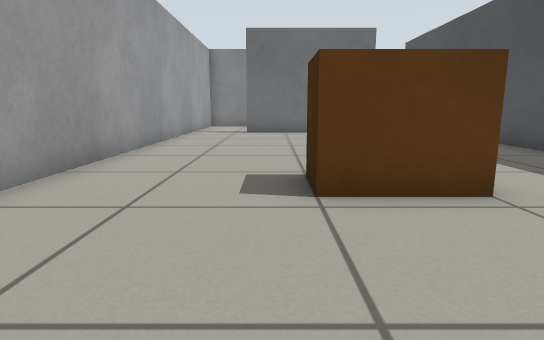
View 1 (above)

16 first-person views from a walk through a robot-simulator world made for Gazebo. The camera is 0.5 m above the floor, tilts 10° down and sees 75° across. The floor is counted in squares, 0.5 m on a side. Each view is taken from the middle of a square. On the plan, view 1 faces up. The plan holds only what a view shows up to about 13 squares ahead; the rest is blank.

View 2
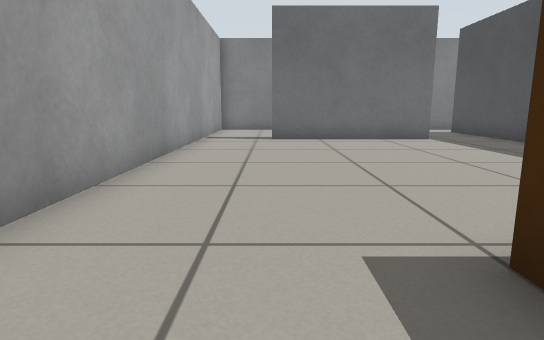

View 3
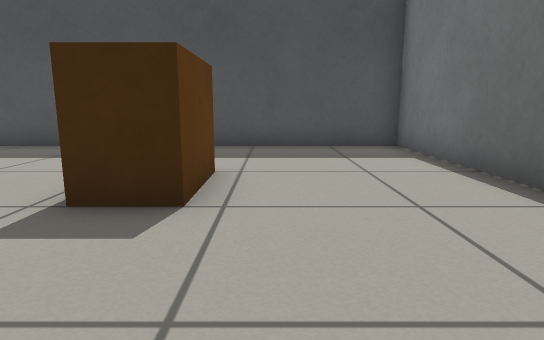

View 4
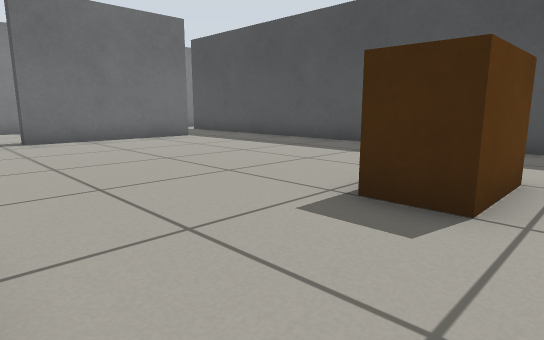

View 5
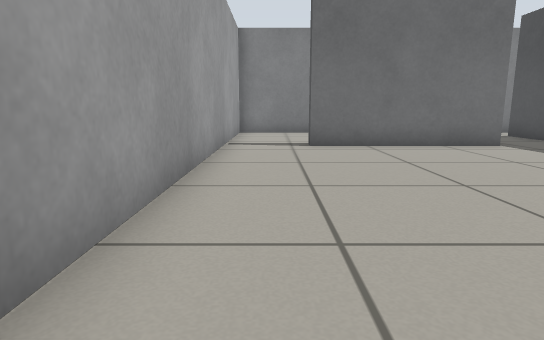

View 6
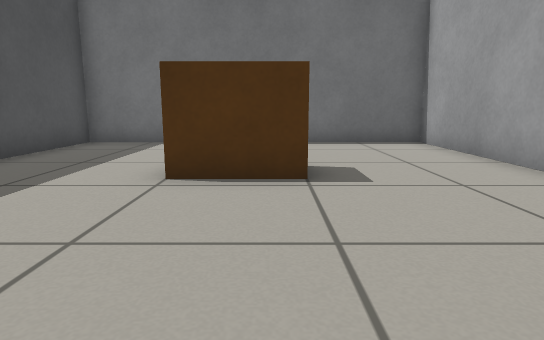

View 7
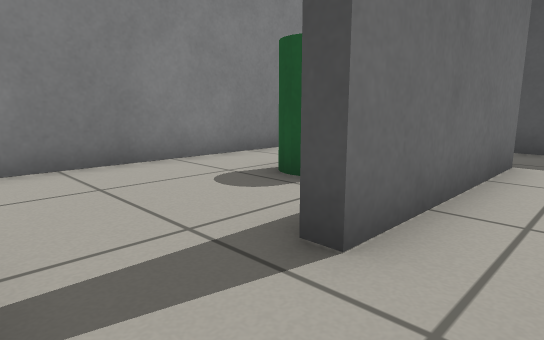

View 8
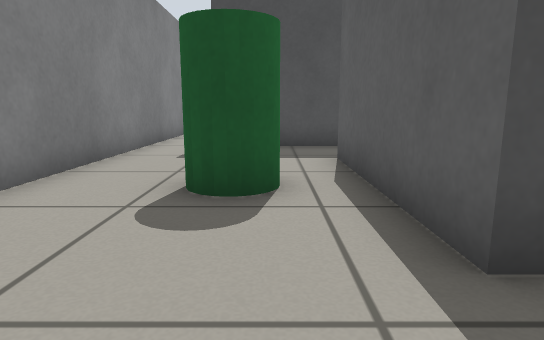

View 9
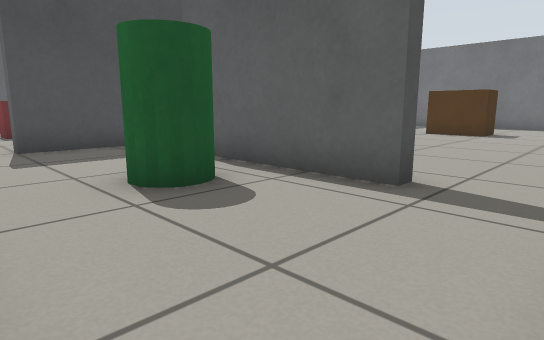

View 10
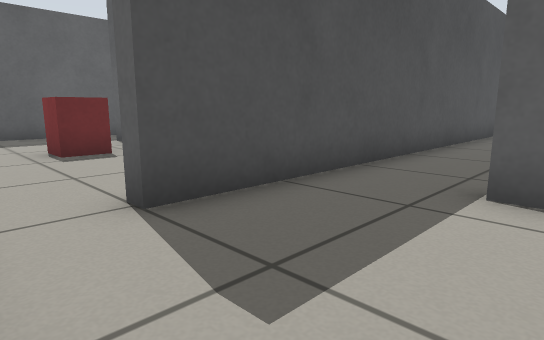

View 11
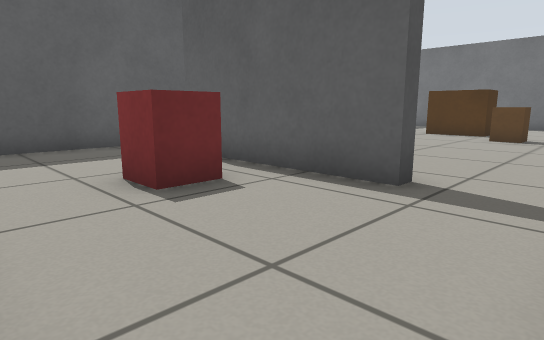

View 12
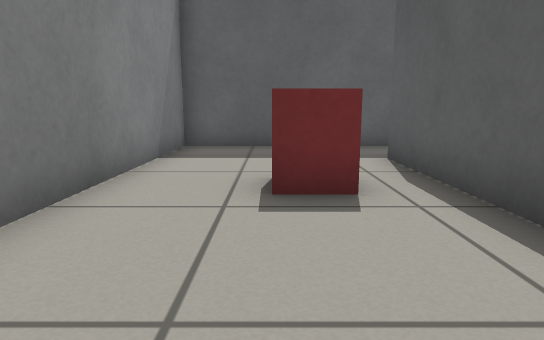

View 13
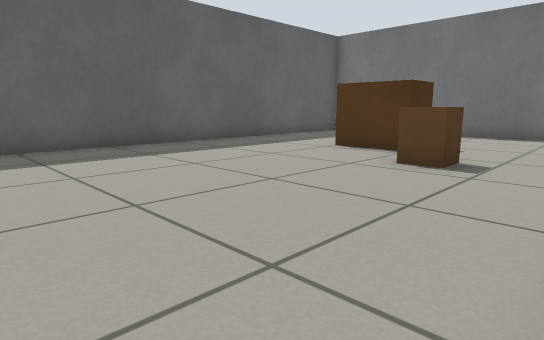

View 14
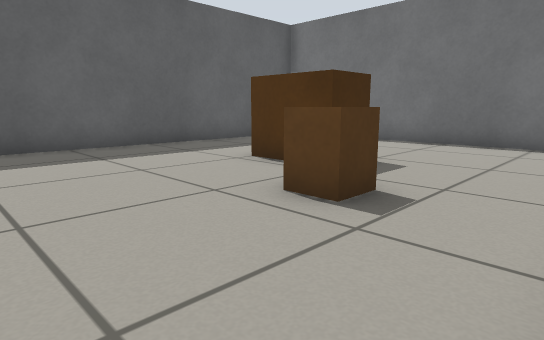

View 15
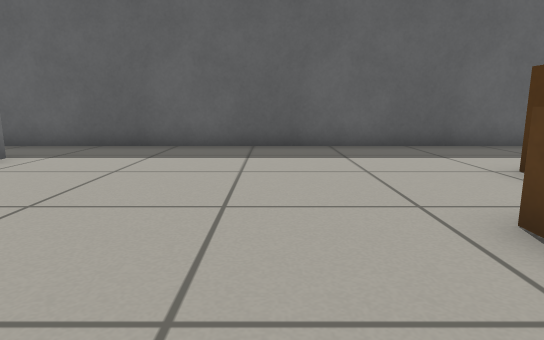

View 16
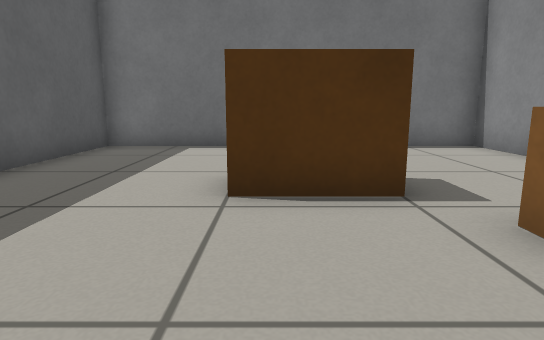

### Floor plan
Points are (right, up) in squares from view 1. A wall is a line through its corners. A room is listed if a view was taken in it or the views show most of it. See-through windows are left out.
Room 1 (views 1, 2, 3, 4, 5, 6, 7)
walls: (4.1, 14.3) (-1, 14.3); (-3.3, 14.4) (-3.3, -0.3) (6.3, -0.3) (6.3, 14.5)
ways out: opening at (-2.5, 15) to room 2; opening at (5, 15) to room 2
objects: brown box (1, 4) to (2, 5)
Room 2 (views 8, 9, 10)
walls: (-1, 14.3) (-1, 14.7) (4, 14.7); (-3.3, 18.4) (-3.3, 14.4); (6.3, 14.5) (6.3, 17.5); (6.6, 19.3) (-2.2, 19.3)
ways out: opening at (-2.5, 15) to room 1; opening at (5, 15) to room 1; opening at (6, 18.5) to room 3
objects: green cylinder (1, 16) to (2, 17)
Room 3 (views 11, 12)
walls: (9, 14.3) (9, 14.7) (14, 14.7); (6.3, 17.5) (6.8, 17.5); (16.3, 14.6) (16.3, 19.3) (6.6, 19.3)
ways out: opening at (6, 18.5) to room 2; opening at (7.5, 15) to room 4; opening at (15.5, 15) to room 4
objects: red box (11, 16) to (12, 17)
Room 4 (views 13, 14, 15, 16)
walls: (6.7, 2) (6.7, -0.3) (16.3, -0.3) (16.3, 14.6)
ways out: opening at (7.5, 15) to room 3; opening at (15.5, 15) to room 3
objects: brown box (9, 6) to (10, 7); brown box (11, 4) to (12, 5)

Positions as (right, up) in squares from view 1, and headings:
1: (0, 0), facing up
2: (-1, 3), facing up
3: (-3, 3), facing right
4: (-3, 3), facing up-right
5: (-2, 5), facing up
6: (1, 10), facing down
7: (-3, 13), facing up-right
8: (-3, 16), facing right
9: (-3, 19), facing down-right
10: (3, 19), facing down-right
11: (7, 19), facing down-right
12: (7, 17), facing right
13: (7, 13), facing down-right
14: (7, 10), facing down-right
15: (7, 9), facing right
16: (12, 9), facing down
